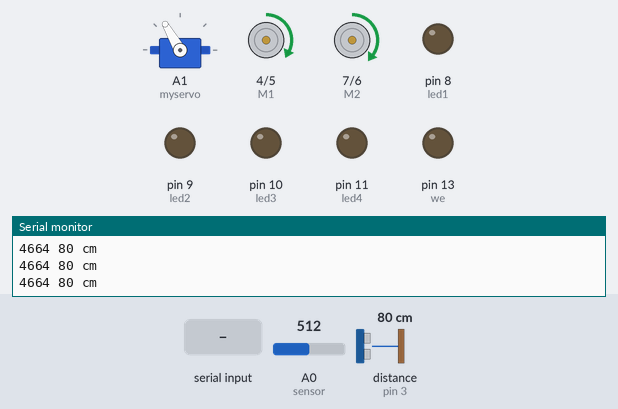
This sketch was run on a simulated Arduino Uno, built with avr-gcc and run on an emulated ATmega328P. Shown: servo, direction and speed pins drawn as motors (green arrow = direction pin HIGH = forward, orange = LOW = backward, longer = more drive), output pins drawn as LEDs (lit = HIGH), the last lines printed to the serial monitor. Inputs (shaded band) come from the test bench; at power-on: A0 (sensor) = 512, distance to the obstacle (sensor on pin 3) 80 cm. The echo pulse lasts 58.3 µs per cm; pins used as bus, display or sensor lines are not drawn.

Above: at 13.2 s.
13.3 s: A0 (sensor) set to 549
At 14.6 s:
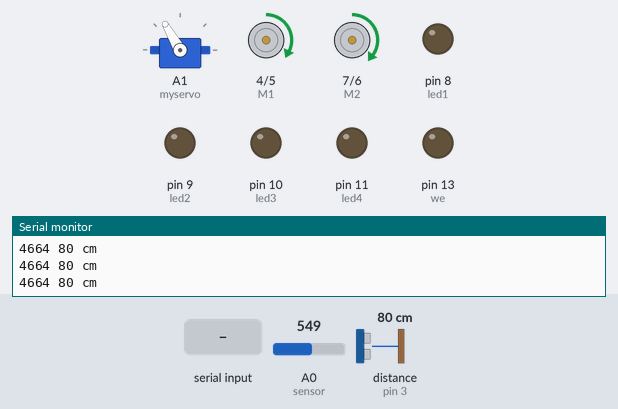
14.9 s: "w" received over Serial
At 15.7 s:
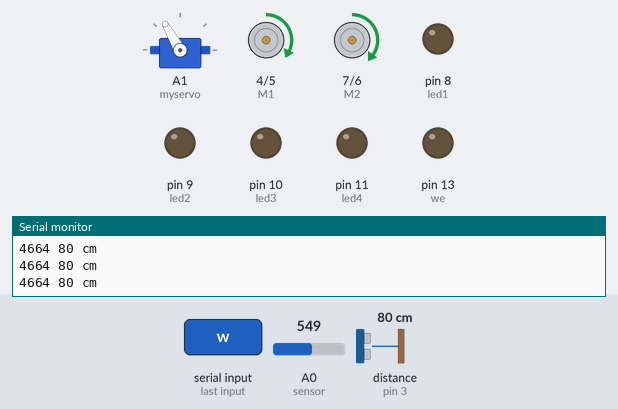
16.4 s: distance to the obstacle (sensor on pin 3) set to 26 cm
17.9 s: distance to the obstacle (sensor on pin 3) set to 22 cm
At 19.1 s:
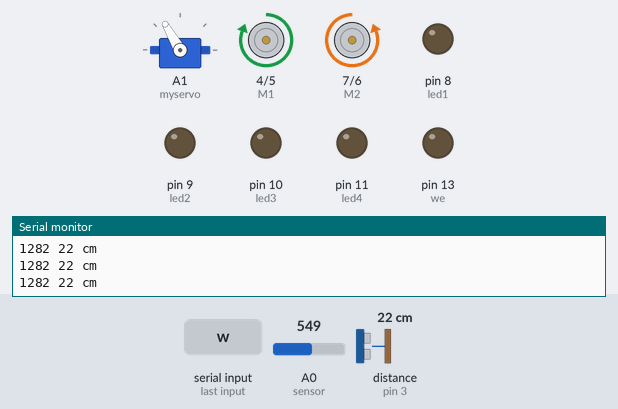
19.4 s: byte 117 ('u') received over Serial
At 20.6 s:
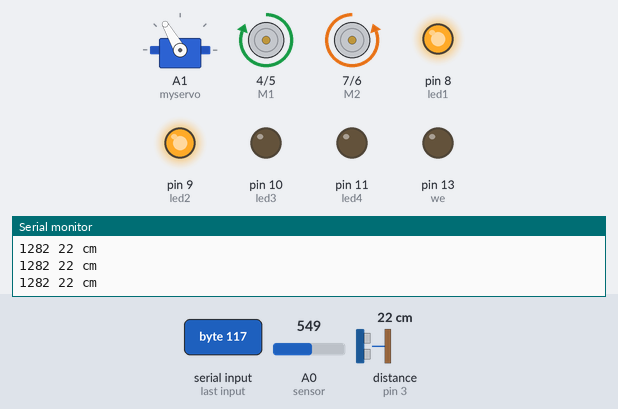
20.9 s: "x" received over Serial
At 22.2 s:
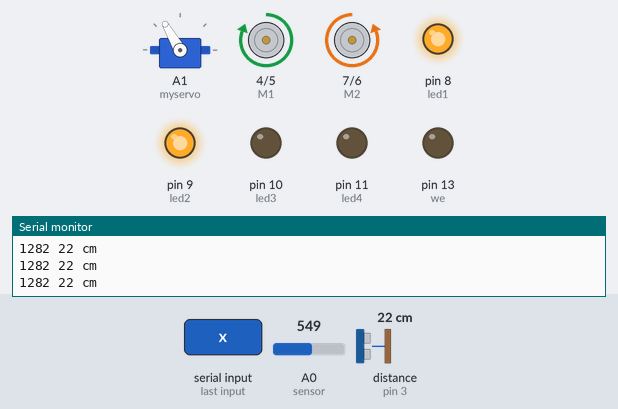
Timing chart, 0 to 23.5 s (numbered marks = the images above; inputs shaded):
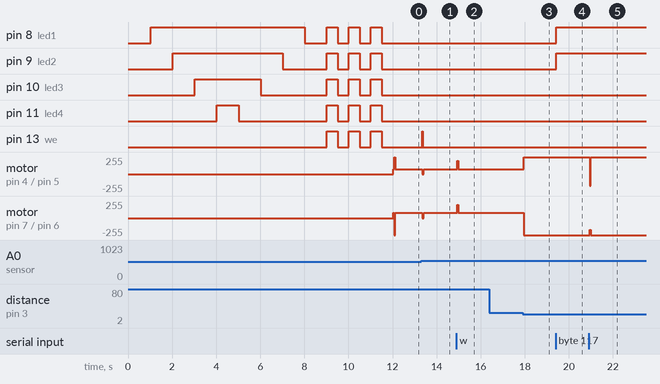

The sketch:

_jinto_romeo.ino
```cpp
#include <Servo.h>

#define trigPin 2
#define echoPin 3
#define LED_RED 1
#define LED_GREEN 0

Servo myservo;  // create servo object to control a servo
// a maximum of eight servo objects can be created

int pos = 90;    // variable to store the servo position
int turn_on =0;
char msgs[5][15] = {
  "Up Key OK    ",
  "Left Key OK  ",
  "Down Key OK  ",
  "Right Key OK ",
  "Select Key OK" };

char start_msg[15] = { "Start loop "};

int  adc_key_val[5] ={ 30, 150, 360, 535, 760 };
int NUM_KEYS = 5;
int adc_key_in;
int key=-1;
int oldkey=-1;

//Standard PWM DC control
int E1 = 5;    //M1 Speed Control
int E2 = 6;    //M2 Speed Control
int M1 = 4;    //M1 Direction Control
int M2 = 7;    //M1 Direction Control

int led1 = 8;
int led2 = 9;
int led3 = 10;
int led4 = 11;

void light1(int on){
  //digitalWrite(13, HIGH);
  //delay(20);
  if(on==0){
    digitalWrite(led1, LOW);
    Serial.println("led 1 off");
  }else{
    digitalWrite(led1, HIGH);
    Serial.println("led 1 on");
  }
  //digitalWrite(13, LOW);
}


void light2(int on){
  //digitalWrite(13, HIGH);
  //delay(20);
  if(on==0){
    digitalWrite(led2, LOW);
    Serial.println("led 2 off");
  }else{
    digitalWrite(led2, HIGH);
    Serial.println("led 2 on");
  }
  //digitalWrite(13, LOW);
}


void light3(int on){
  //digitalWrite(13, HIGH);
  delay(20);
  if(on==0){
    digitalWrite(led3, LOW);
    Serial.println("led 3 off");
  }else{
    digitalWrite(led3, HIGH);
    Serial.println("led 3 on");
  }
  //digitalWrite(13, LOW);
}

void light4(int on){
  //digitalWrite(13, HIGH);
  delay(20);
  if(on==0){
    digitalWrite(led4, LOW);
    Serial.println("led 4 off");
  }else{
    digitalWrite(led4, HIGH);
    Serial.println("led 4 on");
  }
  //digitalWrite(13, LOW);
}

void stop(void)                    //Stop
{
  digitalWrite(E1,LOW);
  digitalWrite(E2,LOW);
  digitalWrite(13, HIGH);
  delay(10);
  digitalWrite(13, LOW);
}

void advance(char a,char b)          //Move forward
{
  analogWrite (E1,a);      //PWM Speed Control
  digitalWrite(M1,HIGH);
  analogWrite (E2,b);
  digitalWrite(M2,HIGH);
}

void back_off (char a,char b)          //Move backward
{
  analogWrite (E1,a);
  digitalWrite(M1,LOW);
  analogWrite (E2,b);
  digitalWrite(M2,LOW);
}

void turn_L (char a,char b)             //Turn Left
{
  analogWrite (E1,a);
  digitalWrite(M1,LOW);
  analogWrite (E2,b);
  digitalWrite(M2,HIGH);
}
void turn_R (char a,char b)             //Turn Right
{
  analogWrite (E1,a);
  digitalWrite(M1,HIGH);
  analogWrite (E2,b);
  digitalWrite(M2,LOW);
}
void turn_FL (char a,char b)             //Forward Left
{
  analogWrite (E1,a);
  digitalWrite(M1,HIGH);
  analogWrite (E2,b);
  digitalWrite(M2,HIGH);
}
void turn_FR (char a,char b)             //Forward Right
{
  analogWrite (E1,a);
  digitalWrite(M1,HIGH);
  analogWrite (E2,b);
  digitalWrite(M2,HIGH);
}
void turn_RL (char a,char b)             //Forward Left
{
  analogWrite (E1,a);
  digitalWrite(M1,LOW);
  analogWrite (E2,b);
  digitalWrite(M2,LOW);
}
void turn_RR (char a,char b)             //Forward Right
{
  analogWrite (E1,a);
  digitalWrite(M1,LOW);
  analogWrite (E2,b);
  digitalWrite(M2,LOW);
}

void setup(void)
{
  int i;
  pinMode(13, OUTPUT);  //we'll use the debug LED to output a heartbeat

  for(i=4;i<=7;i++)
    pinMode(i, OUTPUT);
  Serial.begin(19200);      //Set Baud Rate
  Serial.println("Run keyboard control");
  myservo.attach(A1);
  myservo.write(120);
  for (int k = 8; k <= 11; k++){
    pinMode(k, OUTPUT);
    Serial.println("Light %sk is ready!");
  }
  //test all lights
  for (int l = 8; l <= 11; l++)
  {
    delay(1000);
    digitalWrite(l,HIGH);
  }

  //test off all lights
  for(int l = 11;l >= 8; l--)
  {
    delay(1000);
    digitalWrite(l,LOW);
  }

  //blink 3 times
  delay(1000);

  for(int loo = 0;loo<3;loo++)
  {
    for(int l = 11; l >= 8; l--)
    {
      digitalWrite(l,HIGH);
    }
    digitalWrite(13,HIGH);
    delay(500);
    for(int l = 11; l >= 8; l--)
    {
      digitalWrite(l,LOW);
    }
    digitalWrite(13,LOW);
    delay(500);
  }

  pinMode(trigPin, OUTPUT);
  pinMode(echoPin, INPUT);
  pinMode(LED_RED, OUTPUT);
  pinMode(LED_GREEN, OUTPUT);
}


int loop_count = 0;

void loop()
{
  // distance
  long duration, distance;
  digitalWrite(trigPin, LOW);  // Added this line
  delayMicroseconds(2); // Added this line
  digitalWrite(trigPin, HIGH);
  delayMicroseconds(10); // Added this line
  digitalWrite(trigPin, LOW);
  duration = pulseIn(echoPin, HIGH);
  distance = (duration/2) / 29.1;

  // under 10 cm
  if (distance < 25) {  // This is where the LED On/Off happens
    digitalWrite(LED_RED,HIGH); // When the Red condition is met, the Green LED should turn off
    digitalWrite(LED_GREEN,LOW);
    turn_R (255,255);
    delay(100);
  }
  else {
    digitalWrite(LED_RED,LOW);
    digitalWrite(LED_GREEN,HIGH);
    advance(70,80);
  }

    Serial.print(duration);
    Serial.print(" ");

  if (distance >= 256 || distance <= 0){
    Serial.println("Out of range");
  }
  else {
    Serial.print(distance);
    Serial.println(" cm");
  }


  adc_key_in = analogRead(A0);    // read the value from the sensor

  /* get the key */
  key = get_key(adc_key_in);    // convert into key press

  if (key != oldkey)  // if keypress is detected
  {
    delay(50);        // wait for debounce time
    adc_key_in = analogRead(A0);    // read the value from the sensor
    key = get_key(adc_key_in);    // convert into key press
    if (key != oldkey) {
      oldkey = key;
      if (key >=0){
        Serial.println(adc_key_in, DEC);
        Serial.println(msgs[key]);
        Serial.println(key);
      }
    }

    int val2 =key;
    if(val2 != -1)
    {
      switch(val2)
      {
      case 0://Move Forward
        advance (200,200);   //move forward in half speed
        break;
      case 2://Move Backward
        back_off (175,175);   //move back in a bit slower
        break;
      case 1://Turn Left
        turn_L (255,255);
        break;
      case 3://Turn Right
        turn_R (255,255);
        break;
      case 4:
        stop();
        break;
      }
    }

    else stop();
  }

  if(Serial.available())
  {
    char val = Serial.read();

    if(val != -1)
    {
      switch(val)
      {
      case 'w'://Move Forward
        advance (200,200);   //move forward in half (max speed 255)
        Serial.println("Forward");
        break;

      case 'x'://Move Backward
        back_off (175,175);   //move back in slow spee
        Serial.println("Reverse");
        break;

      case 'a'://Turn Left
        turn_L (255,255);
        Serial.println("Left");
        break;

      case 'd'://Turn Right
        turn_R (255,255);
        Serial.println("Right");
        break;

      case 'q'://Turn Left
        turn_FL (90,255);
        Serial.println("Forward Left");
        break;

      case 'e'://Turn Right
        turn_FR (255,90);
        Serial.println("Forward Right");
        break;

      case 'z'://Turn Left
        turn_RL (90,255);
        Serial.println("Reverse Left");
        /*
        digitalWrite(13, HIGH);
        delay(100);
        digitalWrite(13, LOW);
        */
        break;

      case 'c'://Turn Right
        turn_RR (255,90);
        Serial.println("Reverse Right");
        /*
        digitalWrite(13, HIGH);

        delay(100);
        digitalWrite(13, LOW);
        */
        break;

      case 'h':
        Serial.println("Hello");
        break;

      case 's':
        stop();
        Serial.println("Stop!");
        break;

      case '1':
        turn_on=0;
        myservo.write(150);
        //myservo.write(0);
        /*
        for(pos = 0; pos < 180; pos += 1)  // goes from 0 degrees to 180 degrees
        {
        // in steps of 1 degree
        myservo.write(pos);              // tell servo to go to position in variable 'pos'
        delay(15);                       // waits 15ms for the servo to reach the position
        }

        for(pos = 180; pos>=1; pos-=1)     // goes from 180 degrees to 0 degrees
        {
        myservo.write(pos);              // tell servo to go to position in variable 'pos'
        delay(15);                       // waits 15ms for the servo to reach the position
        } */
        break;

      case '2':
      myservo.write(120);
      break;
      case '3':
      myservo.write(90);
      break;
      case 'u':
      light1(1);
      light2(1);
      break;
      case 'i':
      light3(1);
      light4(1);
      break;
      case 'o':
      light1(0);
      light2(0);
      break;
      case 'p':
      light3(0);
      light4(0);
      break;
      }

    }
  else stop();
  }
  delay(50);

}
// Convert ADC value to key number
int get_key(unsigned int input)
{
  int k;
  for (k = 0; k < NUM_KEYS; k++)
  {
    if (input <= adc_key_val[k])
    {
      return k;
    }
  }
  if (k >= NUM_KEYS)
    k = -1;     // No valid key pressed
  return k;
}
```

Measured:
- the behaviour switches between 25 and 24 cm on distance to the obstacle (sensor on pin 3) (found by bisection; images 2 and 3)
- after the input at 13.3 s, pin 13 (we): LOW → HIGH after 0.06 s, → LOW 0.01 s later; motor on pin 4 (M1) / pin 5 (E1): forward 70/255 → stopped after 0.06 s, → forward 70/255 0.07 s later; motor on pin 7 (M2) / pin 6 (E2): forward 80/255 → stopped after 0.06 s, → forward 80/255 0.07 s later
- after the input at 14.9 s, motor on pin 4 (M1) / pin 5 (E1): forward 70/255 → forward 200/255 at once, → forward 70/255 0.06 s later; motor on pin 7 (M2) / pin 6 (E2): forward 80/255 → forward 200/255 at once, → forward 80/255 0.06 s later
- after the input at 17.9 s, motor on pin 4 (M1) / pin 5 (E1): forward 70/255 → forward 255/255 after 0.05 s; motor on pin 7 (M2) / pin 6 (E2): forward 80/255 → backward 255/255 after 0.05 s
- after the input at 19.4 s, pin 8 (led1), pin 9 (led2): LOW → HIGH at once
- after the input at 20.9 s, motor on pin 4 (M1) / pin 5 (E1): forward 255/255 → backward 175/255 after 0.05 s, → forward 255/255 0.05 s later; motor on pin 7 (M2) / pin 6 (E2): backward 255/255 → backward 175/255 after 0.05 s, → backward 255/255 0.05 s later
